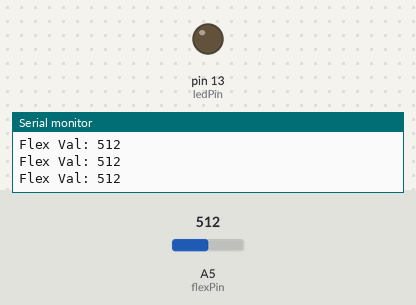
The sketch below on a simulated Arduino Uno, built with avr-gcc and run on an emulated ATmega328P. On the bench: output pins drawn as LEDs (lit = HIGH), the last lines printed to the serial monitor. Inputs (shaded band) come from the test bench; at power-on: A5 (flexPin) = 512.

Above: at 1.3 s.
1.4 s: A5 (flexPin) set to 181
2.9 s: A5 (flexPin) set to 157
At 3.6 s:
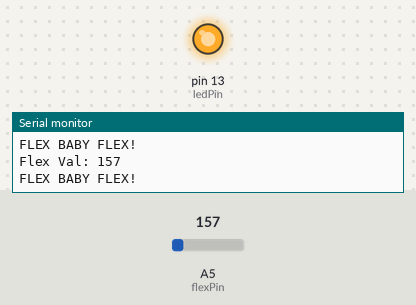
4.5 s: A5 (flexPin) set to 185
At 5.7 s:
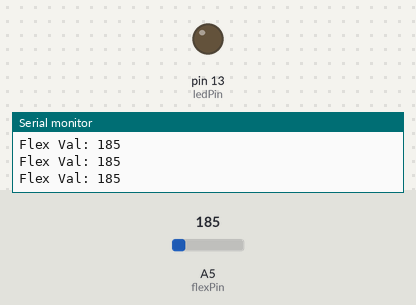
6.0 s: A5 (flexPin) set to 165
At 7.1 s:
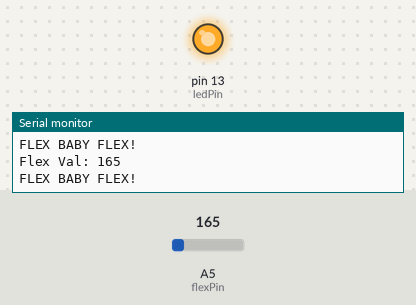
Timing chart, 0 to 8.5 s (numbered marks = the images above; inputs shaded):
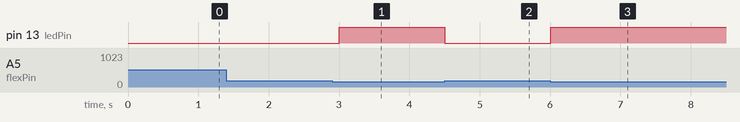

The sketch:

FlexSensor.ino
```cpp
int flexPin = A5; // flex sensor is connected to Analog In 5
int flexThreshold = 175; // threshold for our trigger function
// threshold should be set after a baselevel has been established
int ledPin = 13; // LED pin to light up (13 is internal LED on the Arduino UNO)
void setup() {
  // Open the serial so we can write out our values
  Serial.begin(9600);
  // setup the LED pin for output
  pinMode(ledPin, OUTPUT);
}

void loop() {
  int flexVal = analogRead(flexPin);
  // Remember that we can't combine primitive types in strings (e.g. java's str+str)
  // we need to use two print statements
  Serial.print("Flex Val: ");
  Serial.println(flexVal);

  if(flexVal < flexThreshold){
    Serial.println("FLEX BABY FLEX!");
    digitalWrite(ledPin, HIGH);
  } else {
    digitalWrite(ledPin, LOW);
  }

  delay(500); // run loop every ½ second
}
```

Measured:
- the behaviour switches between 175 and 174 on A5 (flexPin) (found by bisection; images 0 and 1)
- after the input at 2.9 s, pin 13 (ledPin): LOW → HIGH after 0.10 s
- after the input at 4.5 s, pin 13 (ledPin): HIGH → LOW at once
- after the input at 6.0 s, pin 13 (ledPin): LOW → HIGH at once
